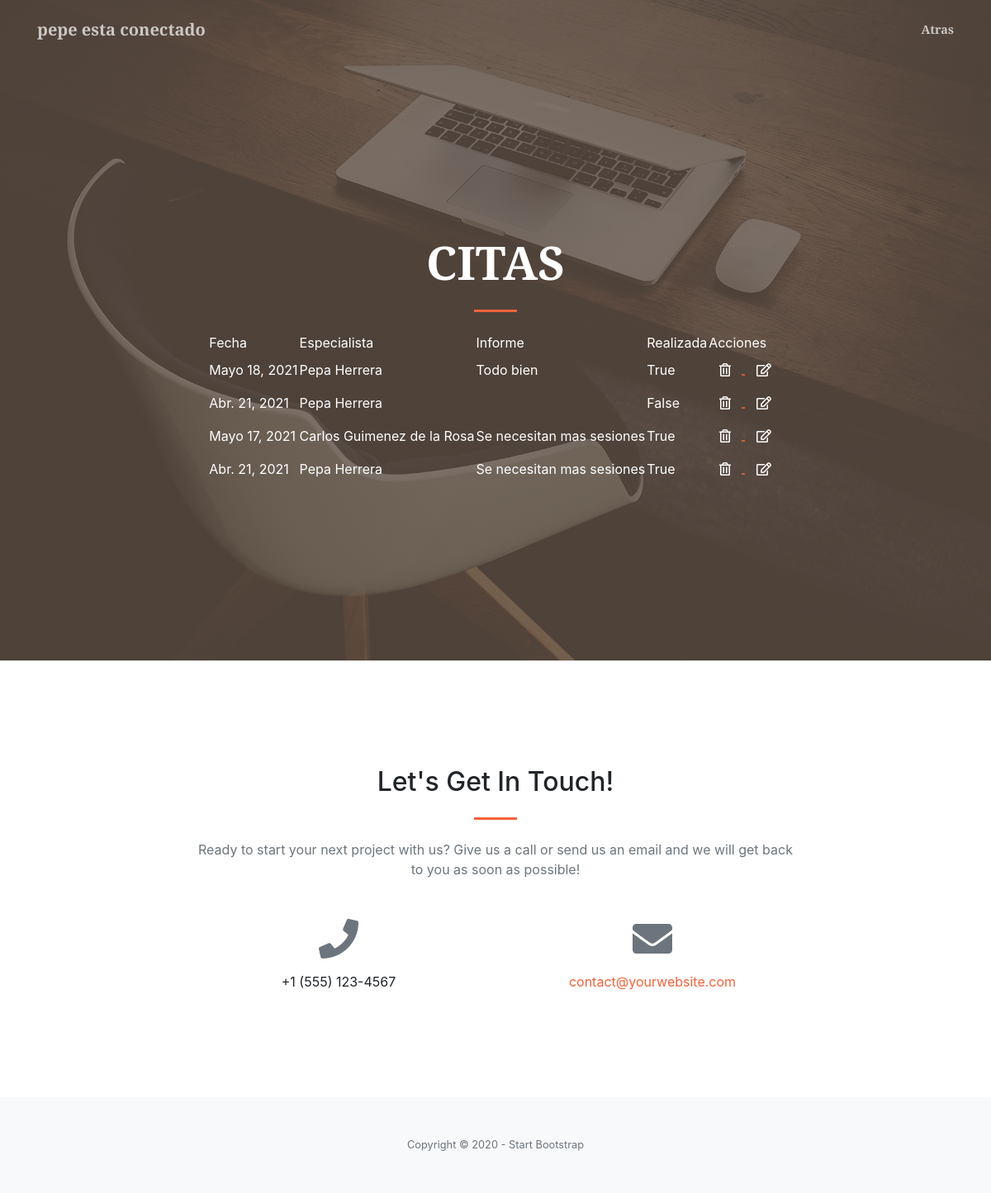
Page /listCita (signed in) on the earlier database version.
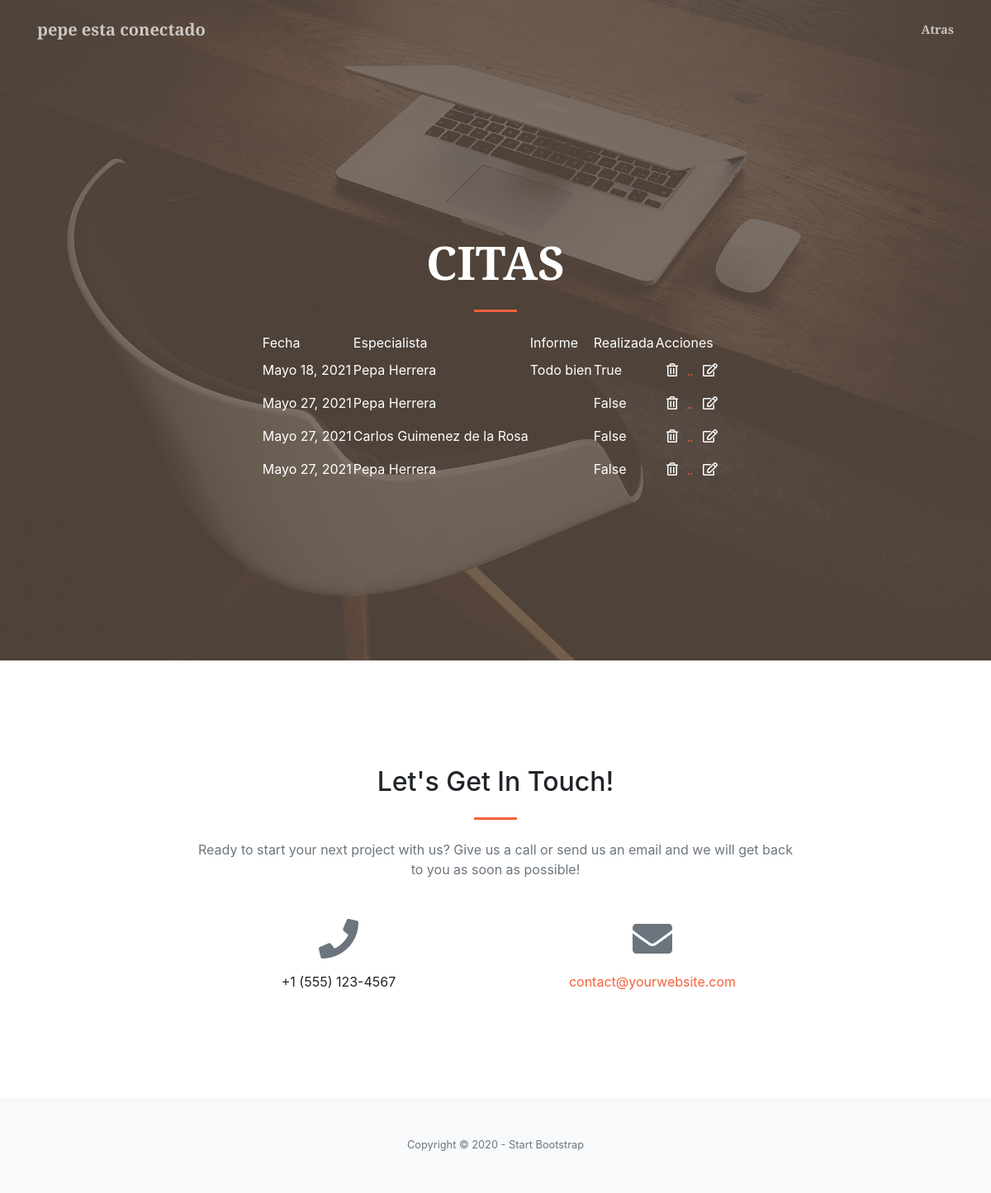
Same page on the later database version.
### nucleo/models.py (models this page shows)
class Cita(models.Model):
    fecha=models.DateField()
    idCliente=models.ForeignKey(Cliente,on_delete=models.CASCADE)
    idEspecialista=models.ForeignKey(Especialista,on_delete=models.CASCADE)
    informe=models.TextField(blank=True)
    realizada=models.BooleanField()

class Especialista(models.Model):
    dni=models.CharField(max_length=10)
    nombre=models.CharField(max_length=50)
    apellidos=models.CharField(max_length=100)
    direccion=models.CharField(max_length=100)
    fechaNacimiento=models.DateField()
    foto=models.CharField(max_length=100)
    biografia=models.CharField(max_length=255)
    idUsuario=models.ForeignKey(User,on_delete=models.CASCADE)

### nucleo/views.py (the view)
# urls.py: path('listCita',views.CitaListView.as_view(),name="listCita"),
class CitaListView(ListView):
    model=Cita
    def get_context_data(self, **kwargs):
        context = super().get_context_data(**kwargs)
        context["fecha"] = fecha
        return context

### nucleo/templates/nucleo/cita_list.html (shortened to what this page needs)
<!DOCTYPE html>
<html lang="en">
    <head>
        <link href="https://cdnjs.cloudflare.com/ajax/libs/magnific-popup.js/1.1.0/magnific-popup.min.css" rel="stylesheet" />
        {% load static %}
        <link href="{% static 'css/styles.css' %}" rel="stylesheet" />
    </head>
    <body id="page-top">
        <nav class="navbar navbar-expand-lg navbar-light fixed-top py-3" id="mainNav">
            <div class="container">
                <a class="navbar-brand js-scroll-trigger">{{ user }} esta conectado</a>
                <div class="collapse navbar-collapse" id="navbarResponsive">
                    <ul class="navbar-nav ml-auto my-2 my-lg-0">
                        <li class="nav-item"><a class="nav-link js-scroll-trigger" href="/logueado">Atras</a></li>
                    </ul>
                </div>
            </div>
        </nav>
        <header class="masthead">
            <div class="container h-100">
                <div class="row h-100 align-items-center justify-content-center text-center">
                    <div class="col-lg-10 align-self-end">
                        <h1 class="text-uppercase text-white font-weight-bold">Citas</h1>
                        <hr class="divider my-4" />
                        </div>
                        <div class="col-lg-8 align-self-baseline">
                        <div align="center">
                        <div class="panel panel-default">
                            <div class="panel-heading">
                            <table bgcolor="">
                            <thead>
							<tr>
                                {% if user.role.role == 'ROLE_CLI' %}
								<td><font color="white">Fecha</font></td>
								<td><font color="white">Especialista</font></td>
								<td><font color="white">Informe</font></td>
                                <td><font color="white">Realizada</font></td>
                                {% endif %}
                                <td><font color="white">Acciones</font></td>
							</tr>
						    <thead>
                            <tbody>
                            {% if cita_list %}
                            {% for c in cita_list %}
                            {% if user.role.role == 'ROLE_CLI' %}
							<tr>
                                {% if c.idCliente.idUsuario.id == user.id %}
                                <td><font color="white">{{ c.fecha }}</font></td>
								<td><font color="white">{{ c.idEspecialista.nombre }} {{ c.idEspecialista.apellidos }}</font></td>
                                <td><font color="white">{{ c.informe }}</font></td>
                                <td><font color="white">{{ c.realizada }}</font></td>
                                <td><a href="deleteCita/{{ c.id }}">
								    <abbr title="Borrar">
									<button type="submit" class="btn btn-default">
										<font color="white"><i class="far fa-trash-alt"></i></font>
									</button>
                                    </abbr></a>
                                    <a href="updateCita/{{ c.id }}">
								    <abbr title="Editar">
									<button type="button" class="btn btn-default">
										<font color="white"><i class="far fa-edit"></i></font>
									</button>
									</abbr></a></td>
                                {% endif %}
							</tr>
                            {% endif %}
                            {% endfor %}
                            </tbody>
                            </table>
                            {% else %}
                            <p>No hay ninguna cita</p>
                            {% endif %}
                        </div>
                      </div>
                    </div>
                </div>
            </div>
        </header>
        <section class="page-section" id="contact">
            <div class="container">
                <div class="row justify-content-center">
                    <div class="col-lg-8 text-center">
                        <h2 class="mt-0">Let's Get In Touch!</h2>
                        <hr class="divider my-4" />
                        <p class="text-muted mb-5">Ready to start your next project with us? Give us a call or send us an email and we will get back to you as soon as possible!</p>
                    </div>
                </div>
                <div class="row">
                    <div class="col-lg-4 ml-auto text-center mb-5 mb-lg-0">
                        <i class="fas fa-phone fa-3x mb-3 text-muted"></i>
                        <div>+1 (555) 123-4567</div>
                    </div>
                    <div class="col-lg-4 mr-auto text-center">
                        <i class="fas fa-envelope fa-3x mb-3 text-muted"></i>
                        <a class="d-block" href="mailto:contact@yourwebsite.com">contact@yourwebsite.com</a>
                    </div>
                </div>
            </div>
        </section>
        <footer class="bg-light py-5">
            <div class="container"><div class="small text-center text-muted">Copyright © 2020 - Start Bootstrap</div></div>
        </footer>
    </body>
</html>

Differences in the rows shown:
changed Cita (number 2 of 4 on the later page): fecha "Abr. 21, 2021" → "Mayo 27, 2021"
changed Cita "Carlos": fecha "Mayo 17, 2021" → "Mayo 27, 2021"; realizada "True" → "False"; informe "Se necesitan mas sesiones" → (not shown)
changed Cita (number 4 of 4 on the later page): fecha "Abr. 21, 2021" → "Mayo 27, 2021"; realizada "True" → "False"; informe "Se necesitan mas sesiones" → (not shown)
